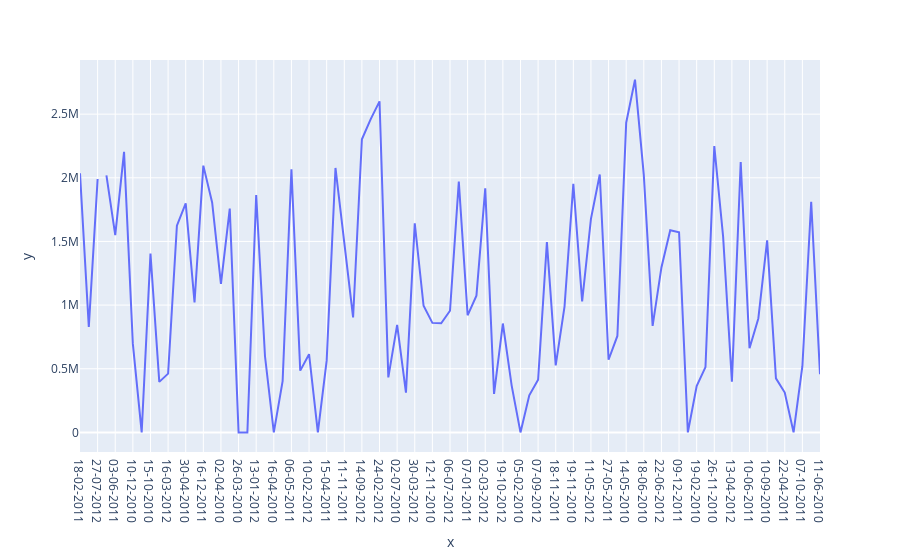

Here is the notebook cell this chart was saved with:
### Markdown cell above
While doing a group by Store and Date, we can get a better visualisation of the weekly Sales

### Code cell
fig= px.line(data, x=data['Date'].unique(), y=data.groupby(["Date","Store"]).sum()['Weekly_Sales'][:86])
fig.show()
